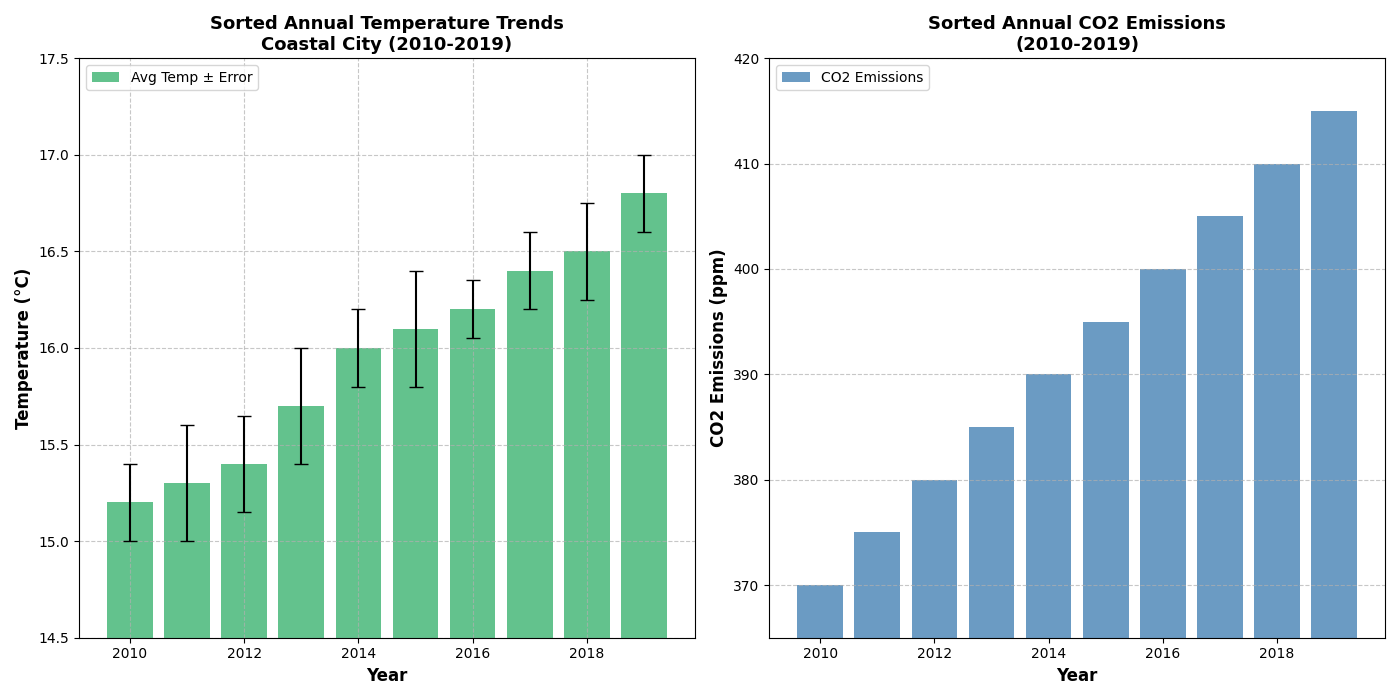

Here is the Python script that generated this plot:
import matplotlib.pyplot as plt
import numpy as np

# Define the data
years = np.arange(2010, 2020)
avg_temperatures = np.array([15.2, 15.3, 15.4, 15.7, 16.0, 16.1, 16.2, 16.4, 16.5, 16.8])
temperature_errors = np.array([0.2, 0.3, 0.25, 0.3, 0.2, 0.3, 0.15, 0.2, 0.25, 0.2])
co2_emissions = np.array([370, 375, 380, 385, 390, 395, 400, 405, 410, 415])

# Sort data for bar charts (ascending for temperatures, descending for CO2 emissions)
sorted_indices_temp = np.argsort(avg_temperatures)
sorted_years_temp = years[sorted_indices_temp]
sorted_avg_temperatures = avg_temperatures[sorted_indices_temp]
sorted_temperature_errors = temperature_errors[sorted_indices_temp]

sorted_indices_co2 = np.argsort(-co2_emissions)
sorted_years_co2 = years[sorted_indices_co2]
sorted_co2_emissions = co2_emissions[sorted_indices_co2]

# Create the figure and subplots
fig, (ax1, ax2) = plt.subplots(1, 2, figsize=(14, 7))

# Plot the sorted bar chart with error bars on the first subplot
ax1.bar(sorted_years_temp, sorted_avg_temperatures, yerr=sorted_temperature_errors,
        color='mediumseagreen', alpha=0.8, label='Avg Temp ± Error', capsize=5)
ax1.set_xlabel('Year', fontsize=12, fontweight='bold')
ax1.set_ylabel('Temperature (°C)', fontsize=12, fontweight='bold')
ax1.set_title('Sorted Annual Temperature Trends\nCoastal City (2010-2019)', fontsize=13, fontweight='bold')
ax1.grid(True, linestyle='--', alpha=0.7)
ax1.set_ylim(14.5, 17.5)
ax1.legend(loc='upper left', fontsize=10)

# Plot the sorted bar chart for CO2 emissions on the second subplot
ax2.bar(sorted_years_co2, sorted_co2_emissions, color='steelblue', alpha=0.8, label='CO2 Emissions')
ax2.set_xlabel('Year', fontsize=12, fontweight='bold')
ax2.set_ylabel('CO2 Emissions (ppm)', fontsize=12, fontweight='bold')
ax2.set_title('Sorted Annual CO2 Emissions\n(2010-2019)', fontsize=13, fontweight='bold')
ax2.grid(True, linestyle='--', alpha=0.7, axis='y')
ax2.set_ylim(365, 420)
ax2.legend(loc='upper left', fontsize=10)

plt.tight_layout()
plt.show()
